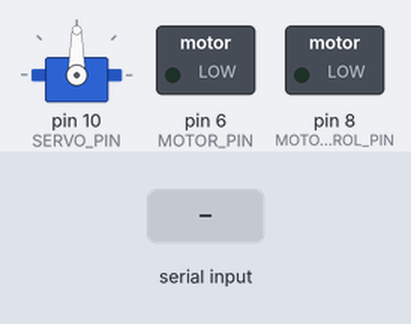
Bench run of a sketch on a simulated Arduino Uno, built with avr-gcc and run on an emulated ATmega328P. On the bench: servo, switched loads named in the sketch (green lamp = pin HIGH). Inputs (shaded band) come from the test bench. What the sketch prints to the serial monitor is not drawn.

Above: at 1.2 s.
1.3 s: "D" received over Serial
At 1.6 s:
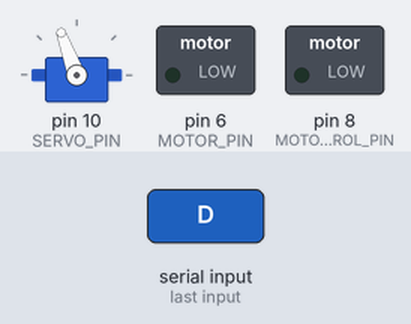
2.8 s: "R" received over Serial
At 3.9 s:
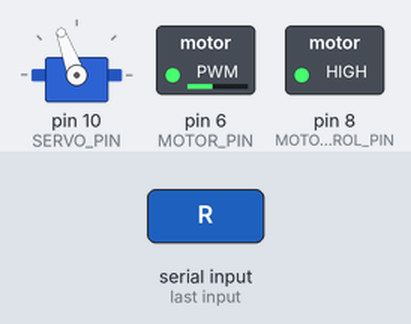
4.3 s: "I" received over Serial
At 5.1 s:
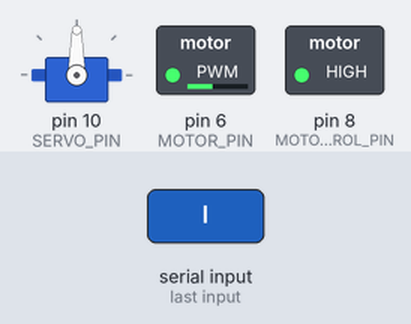
5.8 s: "I" received over Serial
At 6.2 s:
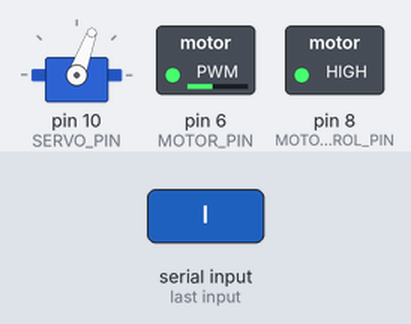
7.3 s: "A" received over Serial
At 8.5 s:
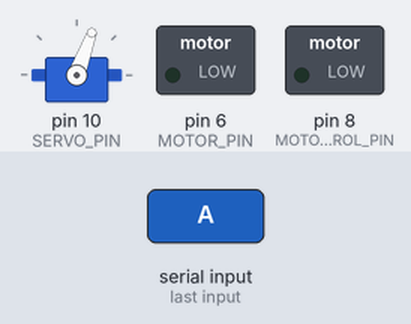
8.8 s: "A" received over Serial
At 9.7 s:
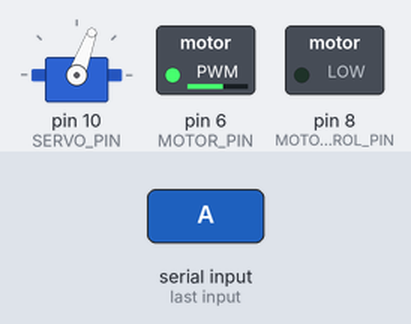
Timing chart, 0 to 11.3 s (numbered marks = the images above; inputs shaded):
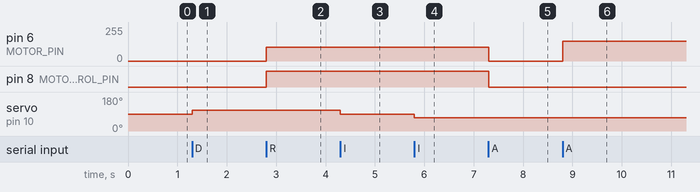

The sketch:

codigoArduino.ino
```cpp
#include <Servo.h>  // libreria utilizada para controlar al servo

#define MOTOR_PIN              6
#define MOTOR_CONTROL_PIN      8
#define SERVO_PIN             10

#define SERVO_IZQUIERDA       70
#define SERVO_CENTRO          90
#define SERVO_DERECHA        110

/* Variales globales */
Servo servo;  // crea el objeto servo

int nuevoComando = 0;
int estadoDireccion = 0;
int estadoTraccion = 0;
int velocidad = 0;

void setup() {

  Serial.begin(9600);

  pinMode(MOTOR_PIN, OUTPUT);  //configura el pin 3 como salida
  pinMode(MOTOR_CONTROL_PIN, OUTPUT);  //configura el pin 8 como salida
  digitalWrite(MOTOR_CONTROL_PIN, LOW);
  analogWrite(MOTOR_PIN, velocidad);

  servo.attach(SERVO_PIN);
  servo.write(SERVO_CENTRO);
}

void loop() {

  // send data only when you receive data:
  if (Serial.available() > 0) {

          // read the incoming byte:
          nuevoComando = Serial.read();

          Serial.write(nuevoComando);

          switch(nuevoComando){
             case 'D':
                if(estadoDireccion == -1){
                  servo.write(SERVO_CENTRO);
                  estadoDireccion = 0;
                }else{
                  servo.write(SERVO_DERECHA);
                  estadoDireccion = 1;
                }
                break;
             case 'I':
                if(estadoDireccion == 1){
                   servo.write(SERVO_CENTRO);
                   estadoDireccion = 0;
                }else{
                  servo.write(SERVO_IZQUIERDA);
                  estadoDireccion = -1;
                }
                break;
             case 'R':
                if(estadoTraccion == 0){
                  velocidad = 105;
                  estadoTraccion = -1;
                  digitalWrite(MOTOR_CONTROL_PIN, HIGH);    //velocidad maxima en 0
                }else{
                  if(estadoTraccion == -1){
                    if(velocidad>75){
                      velocidad += -75;
                    }else{
                      velocidad = 0;
                    }
                  }else{
                    if(velocidad<150){
                      velocidad = 0;
                      estadoTraccion = 0;
                      digitalWrite(MOTOR_CONTROL_PIN, LOW);   //velocidad maxima en 255
                    }else{
                      velocidad += -75;
                    }
                  }
                }
                analogWrite(MOTOR_PIN, velocidad);
                break;
             case 'A':
                if(estadoTraccion == 0){
                  velocidad = 150;
                  estadoTraccion = 1;
                  digitalWrite(MOTOR_CONTROL_PIN, LOW); //velocidad maxima en 255
                }else{
                  if(estadoTraccion == 1){
                    if(velocidad<175){
                      velocidad += 75;
                    }else{
                      velocidad = 255;
                    }
                  }else{
                    if(velocidad>100){
                      velocidad = 0;
                      estadoTraccion = 0;
                      digitalWrite(MOTOR_CONTROL_PIN, LOW);    //velocidad maxima en 255
                    }else{
                      velocidad += 75;
                    }
                  }
                }
                analogWrite(MOTOR_PIN, velocidad);
                break;
             case 'N':
                estadoTraccion == 0;
                velocidad = 0;
                digitalWrite(MOTOR_CONTROL_PIN, LOW);     //velocidad maxima en 255
                analogWrite(MOTOR_PIN, velocidad);
                break;
             default :
             break;
          }
  }
}
```

Measured:
- after the input at 1.3 s, servo on pin 10 (SERVO_PIN): 90° → 110° at once
- after the input at 2.8 s, pin 6 (MOTOR_PIN): 0/255 → 105/255 at once; pin 8 (MOTOR_CONTROL_PIN): LOW → HIGH at once
- after the input at 4.3 s, servo on pin 10 (SERVO_PIN): 110° → 90° at once
- after the input at 5.8 s, servo on pin 10 (SERVO_PIN): 90° → 70° at once
- after the input at 7.3 s, pin 6 (MOTOR_PIN): 105/255 → 0/255 at once; pin 8 (MOTOR_CONTROL_PIN): HIGH → LOW at once
- after the input at 8.8 s, pin 6 (MOTOR_PIN): 0/255 → 150/255 at once
